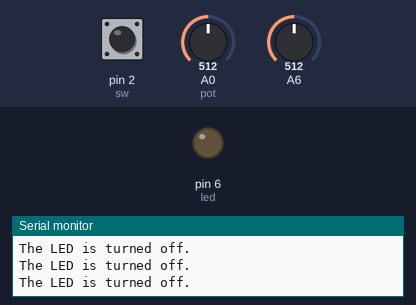
The sketch below on a simulated Arduino Uno, built with avr-gcc and run on an emulated ATmega328P. On the bench: output pins drawn as LEDs (lit = HIGH), the last lines printed to the serial monitor. Dashed ring = blinking. The test bench sets the inputs (shaded band); at power-on: pin 2 (sw) HIGH, A0 (pot) = 512, A6 = 512.

Above: at 1.2 s.
1.3 s: pin 2 (sw) pulled LOW for 0.15 s
At 1.4 s:
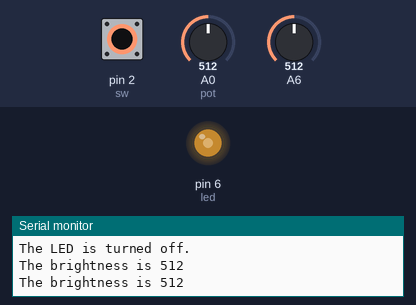
2.9 s: pin 2 (sw) pulled LOW for 1 s
At 4.4 s:
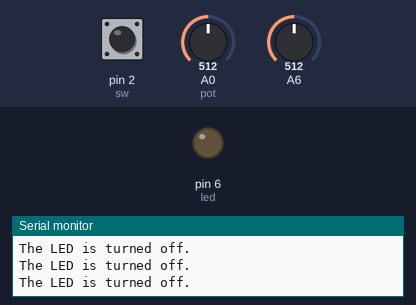
6.9 s: pin 2 (sw) pulsed LOW 2 times (0.12 s each, 0.3 s apart)
At 7.27 s:
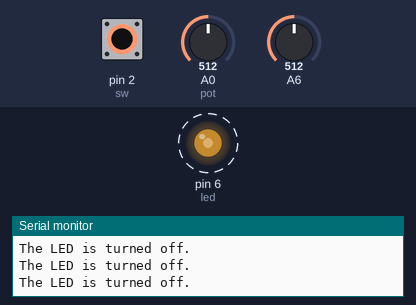
10.5 s: pin 2 (sw) driven LOW
At 12.0 s:
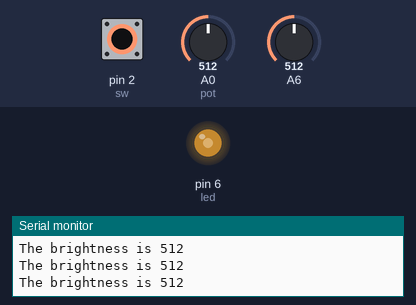
13.5 s: A0 (pot) set to 716
At 14.7 s:
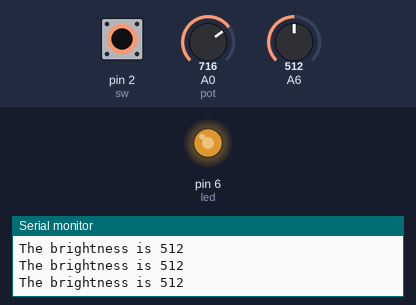
15.0 s: A0 (pot) set to 900
At 16.5 s:
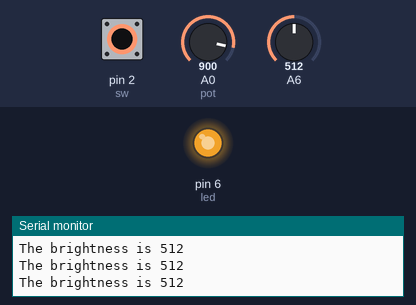
Timing chart, 0 to 17.5 s (numbered marks = the images above; inputs shaded):
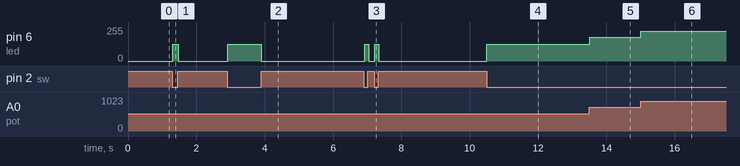

Measured:
- after the input at 1.3 s, pin 6 (led): 0/255 → 127/255 at once, → 0/255 0.17 s later
- after the input at 2.9 s, pin 6 (led): 0/255 → 127/255 at once, → 0/255 0.98 s later
- after the input at 6.9 s, pin 6 (led): alternates 127/255 for 0.12 s and 0/255 for 0.17 s, 4 changes in all, then stays 0/255, starting at once
- after the input at 10.5 s, pin 6 (led): 0/255 → 127/255 at once
- after the input at 13.5 s, pin 6 (led): 127/255 → 178/255 at once
- after the input at 15.0 s, pin 6 (led): 178/255 → 224/255 at once

The sketch:

Activity_2_with_Potentiometer.ino
```cpp
int pot = A0;
int led = 6;
int sw = 2;

void setup()
{
  pinMode(pot, INPUT);
  pinMode(led, OUTPUT);
  pinMode(sw, INPUT_PULLUP);
  Serial.begin(9600);
}

void loop()
{

  if (digitalRead(sw) == LOW)
  {
      pot = analogRead(A0);
      int brightness = map(pot, 0, 1023, 0, 255);
      analogWrite(led, brightness);
      Serial.print("The brightness is ");
      Serial.println(analogRead(pot));
  }

  else
  {
      digitalWrite(led, LOW);
      Serial.println("The LED is turned off.");
  }
}
```
